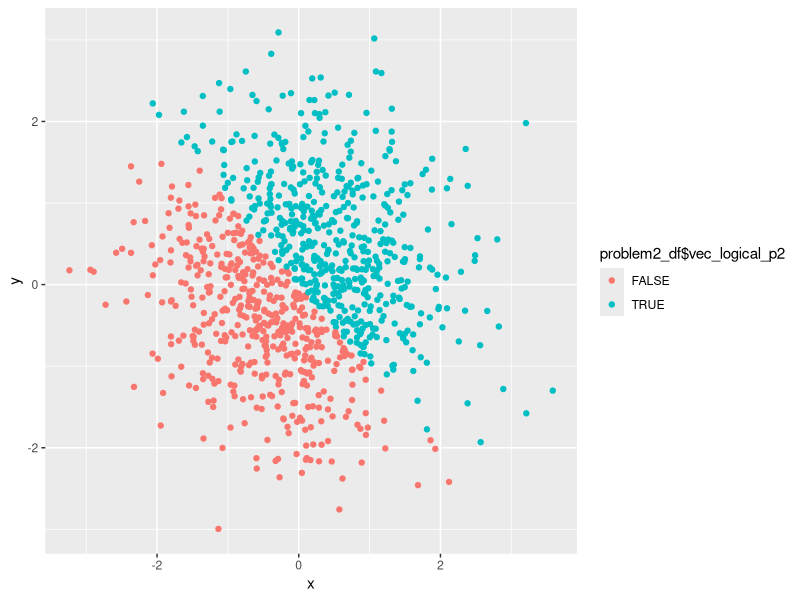
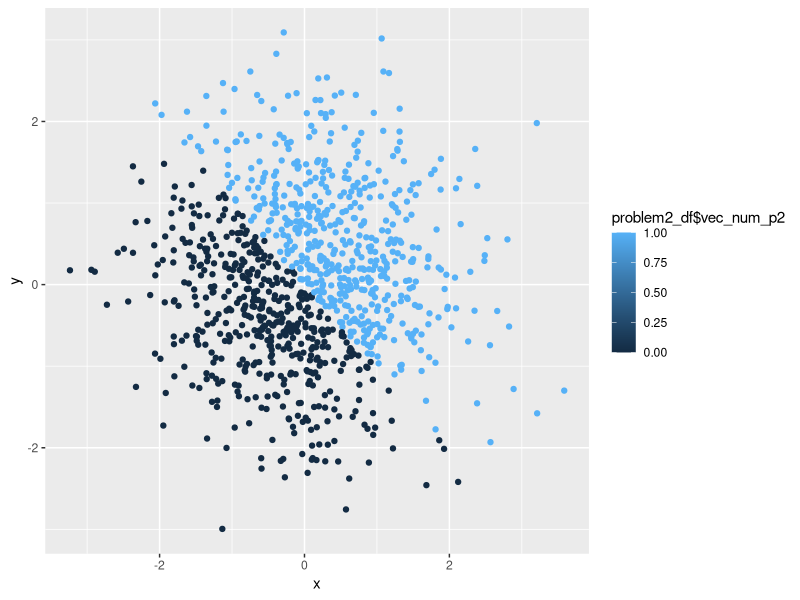
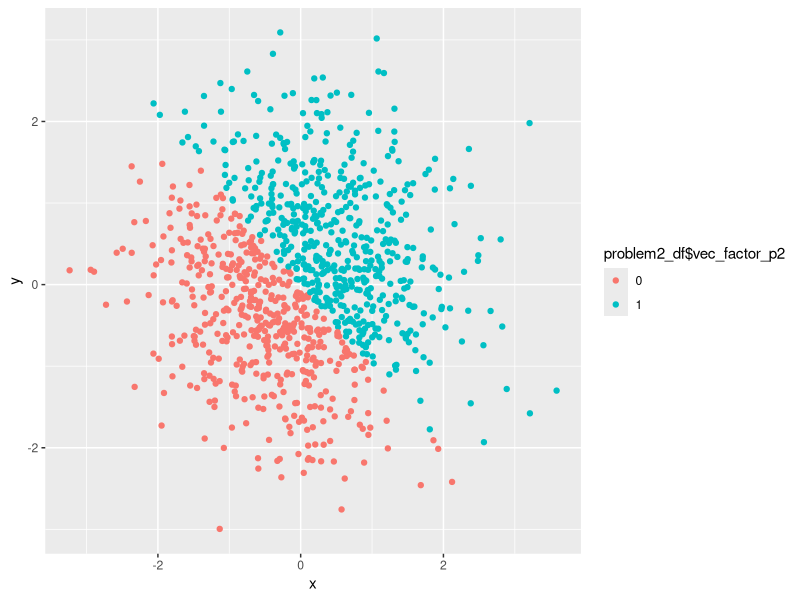
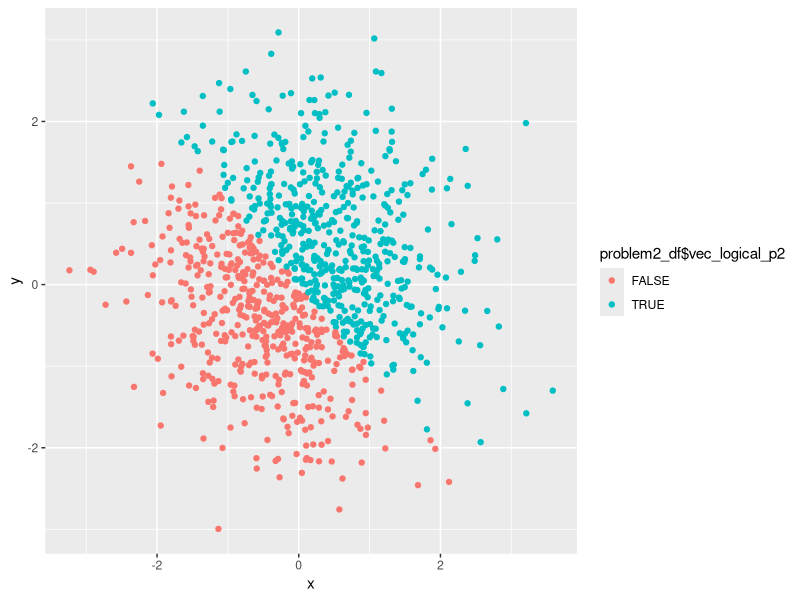

Generate these figures, in order, with R:
## ---- chunk 1
knitr::opts_chunk$set(echo = TRUE)

library(tidyverse)
## ---- chunk 2
problem1_df = tibble(
  random_sample_p1 = runif(10, 0, 5),
  vec_logical_p1 = random_sample_p1 > 2,
  vec_char_p1 = c("a", "b", "c", "d", "e", "f", "g", "h", "i", "j"),
  vec_factor_p1 = factor(vec_char_p1)
  
)

## ---- chunk 3
mean(problem1_df$random_sample_p1)
mean(problem1_df$vec_logical_p1)
mean(problem1_df$vec_char_p1)
mean(problem1_df$vec_factor_p1)
## ---- chunk 4

as.numeric(problem1_df$vec_logical_p1)
as.numeric(problem1_df$vec_factor_p1)
as.numeric(problem1_df$vec_char_p1)

## ---- chunk 5

as.numeric(as.factor(problem1_df$vec_char_p1))

## ---- chunk 6

as.numeric(as.character(problem1_df$vec_factor_p1))

## ---- chunk 7
problem2_df = tibble(
  x = rnorm(1000),
  y = rnorm(1000),
  vec_logical_p2 = x + y > 0,
  vec_num_p2 = as.numeric(vec_logical_p2),
  vec_factor_p2 = as.factor(vec_num_p2)
)
## ---- chunk 8

ggplot(problem2_df, aes(x = x, y = y, color = problem2_df$vec_logical_p2)) + geom_point()


ggsave("p2_Logic_scatter_plot.pdf", height = 4, width = 6)

## ---- chunk 9

ggplot(problem2_df, aes(x = x, y = y, color = problem2_df$vec_num_p2)) + geom_point()

## ---- chunk 10

ggplot(problem2_df, aes(x = x, y = y, color = problem2_df$vec_factor_p2)) + geom_point()

